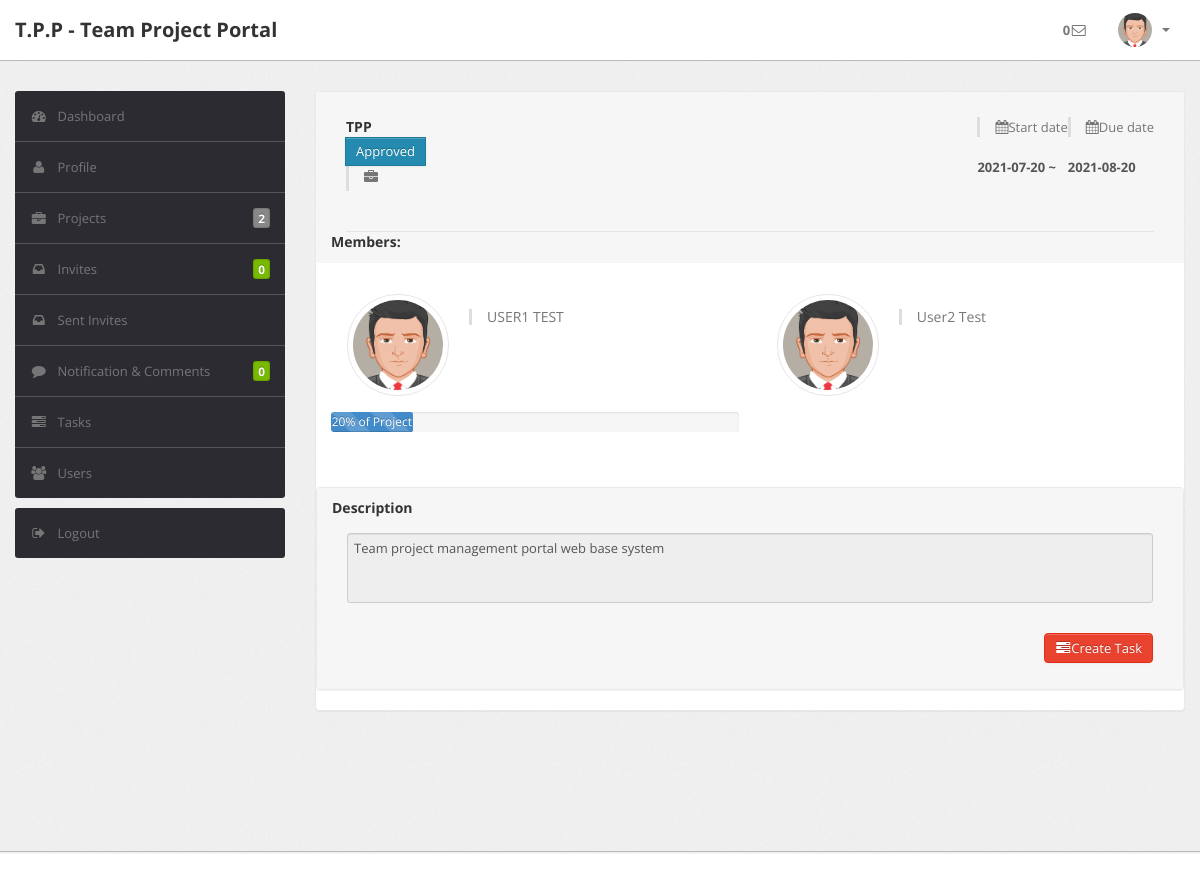
The page /users/project_details.php?Pid=45 (signed in) on the database its author committed.
### tables this page shows
CREATE TABLE `project` (
  `Pid` int(11) NOT NULL,
  `Pname` varchar(100) NOT NULL,
  `PCategory` varchar(100) NOT NULL,
  `CreateD` date NOT NULL,
  `SDate` date NOT NULL,
  `EDate` date NOT NULL,
  `Duration` int(11) NOT NULL,
  `Pstatus` varchar(100) NOT NULL,
  `Budget` varchar(100) NOT NULL,
  `PDesc` text NOT NULL,
  `Client` varchar(100) NOT NULL,
  `PLeader` varchar(100) NOT NULL,
  `CreatedBy` varchar(100) NOT NULL,
  `Allocated` int(11) NOT NULL,
  `Pprogress` int(11) NOT NULL
);

CREATE TABLE `team` (
  `Tid` int(11) NOT NULL,
  `Pname` varchar(100) DEFAULT NULL,
  `Member` varchar(100) DEFAULT NULL,
  `MemberType` varchar(100) DEFAULT NULL,
  `Tstatus` varchar(100) DEFAULT NULL
);

CREATE TABLE `students` (
  `StudentID` varchar(100) NOT NULL,
  `Firstname` varchar(100) NOT NULL,
  `Lastname` varchar(100) NOT NULL,
  `Course` varchar(100) NOT NULL,
  `YoS` varchar(100) NOT NULL,
  `Mobile` varchar(100) NOT NULL,
  `Gender` varchar(100) NOT NULL,
  `Expert` varchar(100) NOT NULL,
  `Bio` text NOT NULL,
  `Passwd` varchar(100) NOT NULL,
  `Email` varchar(100) NOT NULL,
  `Country` varchar(100) NOT NULL,
  `SLanguage` varchar(100) NOT NULL,
  `Hobby` varchar(100) NOT NULL
);

### users/project_details.php (the view, shortened to what this page needs)
<?php
include('../include/config.php');
if(strlen($_SESSION['login'])==0)
{
header('location:../login.php');
}
else{
$pid=intval($_GET['Pid']);
$project=mysqli_query($con,"select * from project where Pid='$pid'");
}
 ?>
<!DOCTYPE html>
<html lang="en">
<head>
    <head>
        <link type="text/css" href="bootstrap/css/bootstrap.min.css" rel="stylesheet">
        <link type="text/css" href="bootstrap/css/bootstrap-responsive.min.css" rel="stylesheet">
        <link type="text/css" href="css/theme.css" rel="stylesheet">
        <link type="text/css" href="images/icons/css/font-awesome.css" rel="stylesheet">
    </head>
    <body>
        <div class="navbar navbar-fixed-top">
            <div class="navbar-inner">
                <div class="container">
                        <a class="brand" href="index.php">T.P.P - Team Project Portal </a>
                    <div class="nav-collapse collapse navbar-inverse-collapse">
                        <ul class="nav pull-right">
                        <?php include_once('include/topmenu.php') ?>
                        </ul>
                    </div>
                </div>
            </div>
        </div>
        <div class="wrapper">
            <div class="container">
                <div class="row">
                <?php include_once('include/sidemenu.php')?>
                    <div class="span9">
                        <div class="content">
                            <div class="content">
                                <div class="module">
                                    <div class="module-head">
                                        <div class="module-option clearfix">
                                            <div class="input-append pull-left">
                                            <?php
            while ($project2=mysqli_fetch_array($project)) {
              ?>
                                                <h3><?php echo $project2['Pname']; ?></h3>
                                                <button class="btn btn-primary"><?php echo $project2['Pstatus']; ?></button>
                                                <blockquote><i class="icon-briefcase"></i> <?php echo $project2['Client']; ?></blockquote>
                                            </div>
                                            <div class="control-group pull-right">
                                                <blockquote><i class="icon-calendar"></i>Due date</blockquote>
                                                <div class="contorls">
                                                    <strong><?php echo $project2['EDate']; ?></strong>
                                                </div>
                                            </div>
                                            <div class="control-group pull-right">
                                                <blockquote><i class="icon-calendar"></i>Start date</blockquote>
                                                <div class="contorls">
                                                    <strong><?php echo $project2['SDate']; ?> ~</strong>
                                                </div>
                                            </div>
                                        </div>
                                        <h3>Members:</h3>
                                    </div>
                                    <div class="module-body">
                                        <div class="row-fluid">
                                        <?php
                                        $pname = $project2['Pname'];
                                        $members=mysqli_query($con,"select * from team,students where Pname='$pname' and Member=StudentID and Tstatus='Active'");
                                        while ($member1=mysqli_fetch_array($members)) {
                                        ?>
                                            <div class="span6">
                                                <div class="media user">
                                                    <a class="media-avatar pull-left" href="#">
                                                        <img src="../image/profile/avatar1.png" width="70" height="70">
                                                    </a>
                                                    <div class="media-body">
                                                        <blockquote class="media-title">
                                                            <?php echo $member1['Lastname']. " ".$member1['Firstname']; ?></blockquote>
                                                    </div>
                                                </div>
                                            </div>
                                            <?php } ?>
                                        <div class="row-fluid">
                                            <div class="span6">
                                                <div class="progress progress-striped active">
                                                    <div class="bar" style="width: <?php echo $project2['Pprogress'];  ?>%;"><?php echo $project2['Pprogress'];  ?>% of Project</div>
                                                </div>
                                            </div>
                                        </div>
                                    </div>
                                </div>
                                <br>
                                <div class="module">
                                    <div class="module-head">
                                        <h3>Description</h3>
                                        <div class="module-body">
                                            <div class="row-fluid">
                                                <div class="span12">
                                                    <textarea readonly class="span12" style="height: 70px; resize: none;"><?php echo $project2['PDesc']; ?></textarea>
                                                    <br><br>
                                                    <a href=""><button class="btn btn-danger pull-right " data-toggle="modal" data-target="#createtask"><i class="icon-tasks"></i>Create Task
                                                    </button></a>
                                                </div>
                                            </div>
                                        </div>
                                            </div>
                                        </div>
                                    </div>
                                </div>
                            </div>
                        </div>
                    </div>
                    <div class="footer">
                    </div>
    </body>
</html>
<?php } ?>

### users/css/theme.css (style rules this page uses)
body { font-size: 13px; font-family: 'Open Sans', Arial, sans-serif; background: #fff; color: #777 }
h1, h2, h3, h4, h5, h6 { color: #333; margin-top: 0 }
h3 { font-size: 20px }
strong, b { color: #555 }
blockquote { border-left: 3px solid #dcdddf }
.wrapper { background: url(../images/bg.png) #eee; border-bottom: 1px solid #bbb; -webkit-box-shadow: 0 1px 2px rgba(0,0,0,0.1); -moz-box-shadow: 0 1px 2px rgba(0,0,0,0.1); box-shadow: 0 1px 2px rgba(0,0,0,0.1); padding: 30px 0 }
.footer { color: #999; padding: 30px 0 60px }
select, textarea, input[type="text"], input[type="password"], input[type="datetime"], input[type="datetime-local"], input[type="date"], input[type="month"], input[type="time"], input[type="week"], input[type="number"], input[type="email"], input[type="url"], input[type="search"], input[type="tel"], input[type="color"], .uneditable-input, label, input, button, select, textarea { -webkit-border-radius: 3px; -moz-border-radius: 3px; border-radius: 3px; font-size: 13px; font-family: 'Open Sans', Tahoma, Arial, sans-serif }
.input-append .add-on, .input-prepend .add-on, .input-append .btn, .input-prepend .btn, .input-append .btn-group>.dropdown-toggle, .input-prepend .btn-group>.dropdown-toggle { -webkit-border-radius: 0; -moz-border-radius: 0; border-radius: 0 }
body [class^="icon-"], body [class*=" icon-"] { font-size: 14px; line-height: 20px; height: 20px }
.module { background: #fff; -webkit-border-radius: 3px; -moz-border-radius: 3px; border-radius: 3px; border: 1px solid #ccc; border-bottom-color: #bbb; -webkit-box-shadow: 0 0 1px rgba(0,0,0,0.2); -moz-box-shadow: 0 0 1px rgba(0,0,0,0.2); box-shadow: 0 0 1px rgba(0,0,0,0.2); margin-bottom: 30px }
.navbar { position: static!important; margin: 0!important }
.navbar .navbar-inner { background: #fff; border-bottom: 1px solid #bbb; -webkit-box-shadow: 0 1px 2px rgba(0,0,0,0.15); -moz-box-shadow: 0 1px 2px rgba(0,0,0,0.15); box-shadow: 0 1px 2px rgba(0,0,0,0.15) }
.navbar .brand { color: #333; font-weight: bold; font-size: 20px; margin-right: 20px; padding: 20px }
.btn, .btn-box { -webkit-border-radius: 3px; -moz-border-radius: 3px; border-radius: 3px }
.btn [class^="icon-"], .btn-box [class^="icon-"], .btn [class*=" icon-"], .btn-box [class*=" icon-"] { min-width: 16px; text-align: center; display: inline-block!important }
.btn { font-size: 13px; font-weight: 600 }
.btn { display: inline-block; margin-bottom: 0; font-weight: 400; text-align: center; vertical-align: middle; cursor: pointer; background-image: none; border: 1px solid transparent; white-space: nowrap; padding: 4px 10px; font-size: 13px; line-height: 1.42857; border-radius: 4px; -webkit-user-select: none; -moz-user-select: none; -ms-user-select: none; user-select: none }
.btn-primary { color: #fff; background-color: #248aaf; border-color: #20799a }
.btn-danger { color: #fff; background-color: #e9422e; border-color: #e52e18 }
.media .media-avatar { border: 1px solid rgba(204, 204, 204, 0.5); -webkit-border-radius: 50px; -moz-border-radius: 50px; border-radius: 50px; height: 100px; width: 100px; margin-right: 20px }
.media .media-avatar img { -webkit-border-radius: 45px; -moz-border-radius: 45px; border-radius: 45px; height: 90px; width: 90px; margin: 5px }
.media .media-title { font-size: 14px; line-height: 16px; margin: 15px 0 0 }
.media.user { padding: 15px; -webkit-transition: all .2s ease-in-out; -moz-transition: all .2s ease-in-out; transition: all .2s ease-in-out; border:1px solid transparent; }
.progress { -webkit-border-radius: 3px; -moz-border-radius: 3px; border-radius: 3px; background:#f6f6f6; }
.progress .bar { -webkit-border-radius: 2px; -moz-border-radius: 2px; border-radius: 2px; background-color: #428bca; }
.module { box-shadow: 0 0 3px rgba(0,0,0,.1); border-color: #e9e9e9; margin-bottom: 20px; background-color: #fff; border-radius: 4px; -webkit-box-shadow: 0 1px 1px rgba(0,0,0,.05); box-shadow: 0 1px 1px rgba(0,0,0,.05); }
.module-head { color: #767676; background-color: #f6f6f6; border-color: #e9e9e9; padding: 10px 15px; border-bottom: 1px solid transparent; border-top-right-radius: 3px; border-top-left-radius: 3px; }
.module-head h3 { font-size: 14px; line-height: 20px; height: 20px; margin: 0 }
.module-option { border-bottom: 1px solid #e5e5e5; padding: 15px 0; margin: 0 15px }
.module-body { padding: 15px }

### rows shown on the page
project: Pname "TPP", Pstatus "Approved", EDate "2021-08-20", SDate "2021-07-20", Pprogress "20", PDesc "Team project management portal web base system"
team: Member.Lastname "USER1", Member.Firstname "TEST"
team: Member.Lastname "User2", Member.Firstname "Test"

### other values the page prints
$nms "0"
$onpro1 "2"
